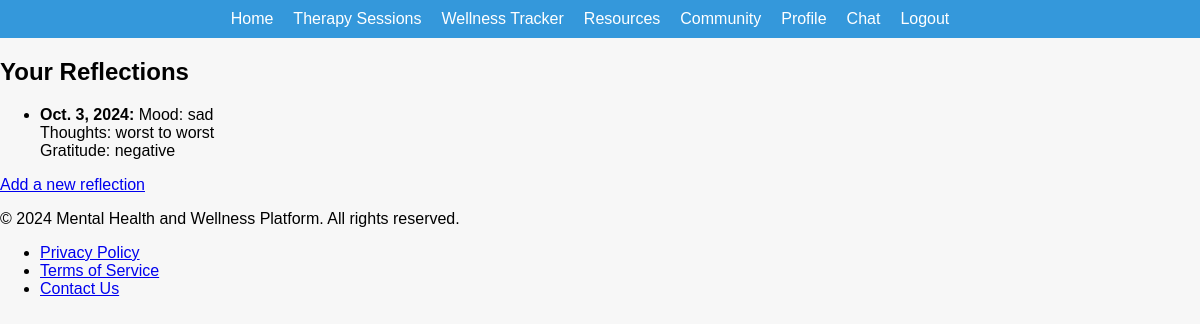
Screenshot of /tracker/reflections/ (signed in) with the database file from the repository.
### wellness_tracker/models.py (models this page shows, shortened)
class Reflection(models.Model):
    user = models.ForeignKey(settings.AUTH_USER_MODEL, on_delete=models.CASCADE)
    date = models.DateField(default=timezone.now)
    mood = models.CharField(max_length=50)
    thoughts = models.TextField()
    gratitude = models.TextField()
    class Meta:
        unique_together = ('user', 'date')  # Ensure one reflection per user per day
        ordering = ['-date']

### wellness_tracker/views.py (the view)
# urls.py: path('reflections/', views.reflection_list, name='reflection_list'),
@login_required
def reflection_list(request):
    reflections = Reflection.objects.filter(user=request.user).order_by('-date')
    return render(request, 'tracker/reflection_list.html', {'reflections': reflections})

### wellness_tracker/templates/tracker/reflection_list.html
{% extends 'base.html' %}
{% block content %}
  <h2>Your Reflections</h2>
  <ul>
    {% for reflection in reflections %}
      <li>
        <strong>{{ reflection.date }}:</strong> Mood: {{ reflection.mood }}<br>
        Thoughts: {{ reflection.thoughts }}<br>
        Gratitude: {{ reflection.gratitude }}
      </li>
    {% empty %}
      <li>No reflections found.</li>
    {% endfor %}
  </ul>
  <a href="{% url 'add_reflection' %}">Add a new reflection</a>
{% endblock %}

### static/css/chat.css (style rules this page uses)
body { font-family: Arial, sans-serif; margin: 20px; }

### static/css/style.css (style rules this page uses)
body { font-family: Arial, sans-serif; background-color: #f7f7f7; margin: 0; padding: 0; }

### rows the page displays
Reflection: date "Oct. 3, 2024", mood "sad", thoughts "worst to worst", gratitude "negative"
